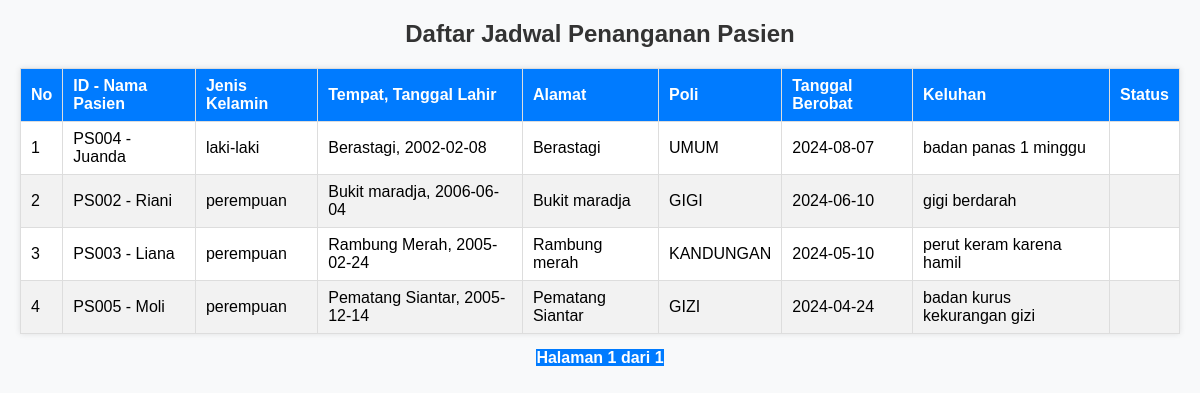
/jadwal_penanganannew.php, run on the app's committed database.
### tables this page shows
CREATE TABLE IF NOT EXISTS `pasien` (
  `id_pasien` varchar(10) NOT NULL,
  `nm_pasien` text NOT NULL,
  `jenkel` varchar(10) NOT NULL,
  `tmpt_lahir` varchar(55) NOT NULL,
  `tgl_lahir` date NOT NULL,
  `alamat` varchar(50) NOT NULL,
  `kd_poli` varchar(50) DEFAULT NULL,
  `nm_dokter` varchar(20) DEFAULT NULL,
  `tgl_berobat` date DEFAULT NULL,
  `keluhan` text NOT NULL,
  `no_hp` varchar(5) NOT NULL
);

CREATE TABLE IF NOT EXISTS `poli` (
  `kd_poli` varchar(5) NOT NULL DEFAULT '',
  `nm_poli` varchar(50) NOT NULL
);

### jadwal_penanganannew.php (the view, shortened to what this page needs)
<?php
require_once 'Connections/koneksi.php';
function get_int($key, $default = 0) {
    return isset($_GET[$key]) && is_numeric($_GET[$key]) ? (int) $_GET[$key] : $default;
}
$maxRows_jadwal = 10;
$pageNum_jadwal = get_int('pageNum_jadwal', 0);
$startRow_jadwal = $pageNum_jadwal * $maxRows_jadwal;
$query_jadwal = "
    SELECT pasien.*, poli.nm_poli
    FROM pasien
    INNER JOIN poli ON pasien.kd_poli = poli.kd_poli
    ORDER BY pasien.tgl_berobat DESC
";
$totalRowsResult = mysqli_query($koneksi, "SELECT COUNT(*) AS total FROM pasien");
$totalRowData = mysqli_fetch_assoc($totalRowsResult);
$totalRows_jadwal = (int)$totalRowData['total'];
$query_limit_jadwal = $query_jadwal . " LIMIT " . intval($startRow_jadwal) . ", " . intval($maxRows_jadwal);
$jadwal = mysqli_query($koneksi, $query_limit_jadwal);
$totalPages_jadwal = ceil($totalRows_jadwal / $maxRows_jadwal) - 1;
?>
<!DOCTYPE html>
<html lang="id">
<head>
</head>
<body>
<h2>Daftar Jadwal Penanganan Pasien</h2>
<table>
    <thead>
        <tr>
            <th>No</th>
            <th>ID - Nama Pasien</th>
            <th>Jenis Kelamin</th>
            <th>Tempat, Tanggal Lahir</th>
            <th>Alamat</th>
            <th>Poli</th>
            <th>Tanggal Berobat</th>
            <th>Keluhan</th>
            <th>Status</th>
        </tr>
    </thead>
    <tbody>
        <?php
        $no = $startRow_jadwal + 1;
        while ($row_jadwal = mysqli_fetch_assoc($jadwal)) {
        ?>
        <tr>
            <td><?php echo $no++; ?></td>
            <td><?php echo htmlspecialchars($row_jadwal['id_pasien'] . ' - ' . $row_jadwal['nm_pasien']); ?></td>
            <td><?php echo htmlspecialchars($row_jadwal['jenkel']); ?></td>
            <td><?php echo htmlspecialchars($row_jadwal['tmpt_lahir'] . ', ' . $row_jadwal['tgl_lahir']); ?></td>
            <td><?php echo htmlspecialchars($row_jadwal['alamat']); ?></td>
            <td><?php echo htmlspecialchars($row_jadwal['nm_poli']); ?></td>
            <td><?php echo htmlspecialchars($row_jadwal['tgl_berobat']); ?></td>
            <td><?php echo htmlspecialchars($row_jadwal['keluhan']); ?></td>
            <td><?php echo htmlspecialchars($row_jadwal['status']); ?></td>
        </tr>
        <?php } ?>
    </tbody>
</table>
<div class="pagination">
    <span class="active">Halaman <?php echo $pageNum_jadwal + 1; ?> dari <?php echo $totalPages_jadwal + 1; ?></span>
</div>
</body>
</html>

### jadwal_penanganannew.php (style rules this page uses)
body { font-family: Arial, Helvetica, sans-serif; margin: 20px; background-color: #f8f9fa; }
h2 { color: #333; text-align: center; }
table { border-collapse: collapse; width: 100%; background: #fff; box-shadow: 0 0 6px rgba(0,0,0,0.1); }
th, td { border: 1px solid #ddd; padding: 8px 10px; text-align: left; }
th { background-color: #007BFF; color: white; }
tr:nth-child(even) { background-color: #f2f2f2; }
.pagination { text-align: center; margin-top: 15px; }
.pagination .active { background-color: #007BFF; color: white; font-weight: bold; }

### data on the page
pasien: id_pasien+nm_pasien "PS004 - Juanda", jenkel "laki-laki", tmpt_lahir+tgl_lahir "Berastagi, 2002-02-08", alamat "Berastagi", kd_poli.nm_poli "UMUM", tgl_berobat "2024-08-07", keluhan "badan panas 1 minggu"
pasien: id_pasien+nm_pasien "PS002 - Riani", jenkel "perempuan", tmpt_lahir+tgl_lahir "Bukit maradja, 2006-06-04", alamat "Bukit maradja", kd_poli.nm_poli "GIGI", tgl_berobat "2024-06-10", keluhan "gigi berdarah"
pasien: id_pasien+nm_pasien "PS003 - Liana", jenkel "perempuan", tmpt_lahir+tgl_lahir "Rambung Merah, 2005-02-24", alamat "Rambung merah", kd_poli.nm_poli "KANDUNGAN", tgl_berobat "2024-05-10", keluhan "perut keram karena hamil"
pasien: id_pasien+nm_pasien "PS005 - Moli", jenkel "perempuan", tmpt_lahir+tgl_lahir "Pematang Siantar, 2005-12-14", alamat "Pematang Siantar", kd_poli.nm_poli "GIZI", tgl_berobat "2024-04-24", keluhan "badan kurus kekurangan gizi"

### other printed values
$pageNum_jadwal + 1 "1"
$totalPages_jadwal + 1 "1"
